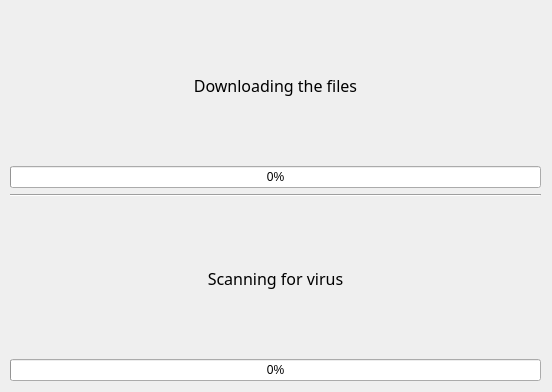
<?xml version="1.0" encoding="UTF-8"?>
<ui version="4.0">
 <class>Dialog</class>
 <widget class="QDialog" name="Dialog">
  <property name="geometry">
   <rect>
    <x>0</x>
    <y>0</y>
    <width>552</width>
    <height>392</height>
   </rect>
  </property>
  <property name="windowTitle">
   <string>Dialog</string>
  </property>
  <widget class="QWidget" name="">
   <property name="geometry">
    <rect>
     <x>10</x>
     <y>10</y>
     <width>531</width>
     <height>371</height>
    </rect>
   </property>
   <layout class="QVBoxLayout" name="verticalLayout_3">
    <item>
     <layout class="QVBoxLayout" name="verticalLayout">
      <item>
       <widget class="QLabel" name="label">
        <property name="font">
         <font>
          <family>Microsoft YaHei</family>
          <pointsize>12</pointsize>
         </font>
        </property>
        <property name="text">
         <string>Downloading the files</string>
        </property>
        <property name="alignment">
         <set>Qt::AlignCenter</set>
        </property>
       </widget>
      </item>
      <item>
       <widget class="QProgressBar" name="progressBarFileDownload">
        <property name="value">
         <number>0</number>
        </property>
        <property name="alignment">
         <set>Qt::AlignCenter</set>
        </property>
       </widget>
      </item>
     </layout>
    </item>
    <item>
     <widget class="Line" name="line">
      <property name="orientation">
       <enum>Qt::Horizontal</enum>
      </property>
     </widget>
    </item>
    <item>
     <layout class="QVBoxLayout" name="verticalLayout_2">
      <item>
       <widget class="QLabel" name="label_2">
        <property name="font">
         <font>
          <family>Microsoft YaHei</family>
          <pointsize>12</pointsize>
         </font>
        </property>
        <property name="text">
         <string>Scanning for virus</string>
        </property>
        <property name="alignment">
         <set>Qt::AlignCenter</set>
        </property>
       </widget>
      </item>
      <item>
       <widget class="QProgressBar" name="progressBarVirusScan">
        <property name="value">
         <number>0</number>
        </property>
        <property name="alignment">
         <set>Qt::AlignLeading|Qt::AlignLeft|Qt::AlignVCenter</set>
        </property>
       </widget>
      </item>
     </layout>
    </item>
   </layout>
  </widget>
 </widget>
 <resources/>
 <connections/>
</ui>
